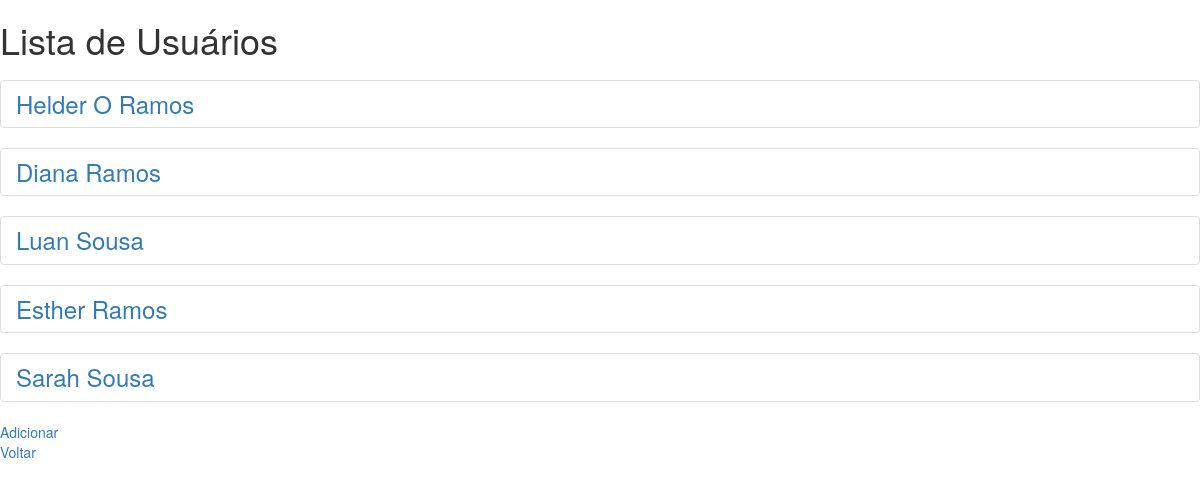
Page /users/ (signed in) on the committed database.
### models/users.py (models this page shows, shortened)
class User(db.Model, UserMixin):
    __tablename__ = "users"
    id = db.Column(db.Integer, primary_key=True)
    name = db.Column(db.String(100), nullable=False)
    login = db.Column(db.String(100), nullable=False, unique=True)
    email = db.Column(db.String(100), nullable=False, unique=True, index=True)
    password = db.Column(db.String(100), nullable=False)

### ext/rotas.py (the view)
    @app.route("/users/", methods=["GET", "POST"])
    @login_required
    def users():
        usuario = User.query.all()
        return render_template("user.html", users=usuario)

### ext/login.py (called while the page is built)
def init_app(app):
    login_manager = LoginManager()
    login_manager.init_app(app)
    @login_manager.user_loader
    def load_user(user_id):
        return User.query.get(user_id)

### templates/user.html (shortened to what this page needs)
{% extends "bootstrap/base.html" %}
{% block content %}
<h1>Lista de Usuários</h1>
<ul class="list-group list-group-flush mb-2">
    {% for user in users %}
    <h3><li class="list-group-item"> <a href="{{ url_for('view_users', id=user.id) }}">{{ user.name }}</a></li></h3>
    {% endfor %}
</ul>
<nav>
    <a href="{{ url_for("add_users") }}">Adicionar </a>
    <br>
    <a href="{{ url_for("index") }}">Voltar </a>
</nav>
{% endblock %}

### rows in the picture
User: name "Helder O Ramos"
User: name "Diana Ramos"
User: name "Luan Sousa"
User: name "Esther Ramos"
User: name "Sarah Sousa"
